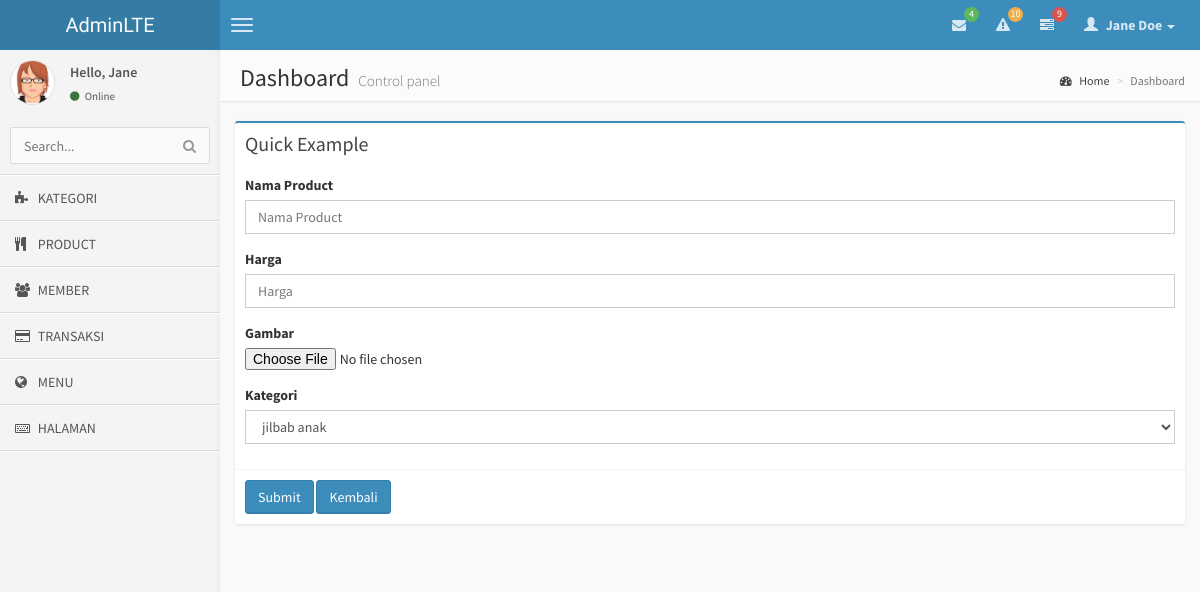
Page /index.php/admin/product/post on the committed database.
### tables this page shows
CREATE TABLE IF NOT EXISTS `tabel_menu_admin` (
`menu_id` int(11) NOT NULL,
  `nama_menu` varchar(100) NOT NULL,
  `icon` varchar(40) NOT NULL,
  `link` varchar(100) NOT NULL,
  `parent` int(11) NOT NULL
);

### application/libraries/Template.php (called while the page is built)
<?php if ( ! defined('BASEPATH')) exit('No direct script access allowed');
class Template {
		var $template_data = array();
		function set($name, $value)
		{
			$this->template_data[$name] = $value;
		}
		function load($template = '', $view = '' , $view_data = array(), $return = FALSE)
		{
			$this->CI =& get_instance();
			$this->set('contents', $this->CI->load->view($view, $view_data, TRUE));
			return $this->CI->load->view($template, $this->template_data, $return);
		}
}

### application/controllers/admin/Product.php (called while the page is built, shortened)
<?php
class product extends CI_Controller{
    function __construct() {
        $this->load->model(array('mod_product','mod_kategori'));
    }
        function post(){
        if(isset($_POST['submit'])){
            $config['upload_path']='./gambar_product/';
            $config['allowed_types']='jpg|png';
            $this->load->library('upload',$config);
            $this->upload->do_upload();
            $data=  $this->upload->data();
            $this->mod_product->simpan($data['file_name']);
            redirect('admin/product');
        }else{
            $data['kategori']=  $this->mod_kategori->select_all()->result();
            $this->template->load('templateadmin','admin/product/post',$data);
        }
    }
}

### index.php (called while the page is built, shortened)
<?php
require_once BASEPATH.'core/CodeIgniter.php';

### application/models/Mod_kategori.php (called while the page is built, shortened)
<?php
class mod_kategori extends ci_model{
    function select_all(){
        return $this->db->get('tabel_kategori');
    }
}

### application/views/admin/product/post.php (the view)
<link href="<?php echo base_url()?>template/AdminLTE/css/datatables/dataTables.bootstrap.css" rel="stylesheet" type="text/css" />
<link href="<?php echo base_url()?>template/AdminLTE/css/AdminLTE.css" rel="stylesheet" type="text/css" />
                    <div class="box box-primary">
                        <div class="box-header">
                            <h3 class="box-title">Quick Example</h3>
                        </div>
                        <?php
                        echo form_open_multipart('admin/product/post');
                        ?>
                        <form role="form">
                            <div class="box-body">
                                <div class="form-group">
                                    <label>Nama Product</label>
                                    <input type="text" class="form-control" placeholder="Nama Product" name="nama_product">
                                </div>
                                <div class="form-group">
                                    <label>Harga</label>
                                    <input type="text" class="form-control" placeholder="Harga" name="harga">
                                </div>
                                <div class="form-group">
                                    <label>Gambar</label>
                                    <input type="file" name="userfile">
                                </div>
                                 <div class="form-group">
                                    <label>Kategori</label>
                                    <select name="kategori" class="form-control">
                                        <?php
                                        foreach ($kategori as $k){
                                            echo "<option value='$k->kategori_id'>$k->nama_kategori</option>";
                                        }
                                        ?>
                                    </select>
                                </div>
                            </div>
                            <div class="box-footer">
                                <button type="submit" name="submit" class="btn btn-primary">Submit</button>
                                <?php
                                echo anchor('admin/product','Kembali',array('class'=>'btn btn-primary'));
                                ?>
                            </div>
                        </form>
                    </div>

### application/views/templateadmin.php (shortened to what this page needs)
<!DOCTYPE html>
<html>
    <head>
        <link href="<?php echo base_url()?>template/AdminLTE/css/bootstrap.min.css" rel="stylesheet" type="text/css" />
        <link href="<?php echo base_url()?>template/AdminLTE/css/font-awesome.min.css" rel="stylesheet" type="text/css" />
        <link href="<?php echo base_url()?>template/AdminLTE/css/ionicons.min.css" rel="stylesheet" type="text/css" />
    </head>
    <body class="skin-blue">
        <header class="header">
            <a href="index.html" class="logo">
                AdminLTE
            </a>
            <nav class="navbar navbar-static-top" role="navigation">
                <a href="#" class="navbar-btn sidebar-toggle" data-toggle="offcanvas" role="button">
                    <span class="icon-bar"></span>
                    <span class="icon-bar"></span>
                    <span class="icon-bar"></span>
                </a>
                <div class="navbar-right">
                    <ul class="nav navbar-nav">
                        <li class="dropdown messages-menu">
                            <a href="#" class="dropdown-toggle" data-toggle="dropdown">
                                <i class="fa fa-envelope"></i>
                                <span class="label label-success">4</span>
                            </a>
                        </li>
                        <li class="dropdown notifications-menu">
                            <a href="#" class="dropdown-toggle" data-toggle="dropdown">
                                <i class="fa fa-warning"></i>
                                <span class="label label-warning">10</span>
                            </a>
                        </li>
                        <li class="dropdown tasks-menu">
                            <a href="#" class="dropdown-toggle" data-toggle="dropdown">
                                <i class="fa fa-tasks"></i>
                                <span class="label label-danger">9</span>
                            </a>
                        </li>
                        <li class="dropdown user user-menu">
                            <a href="#" class="dropdown-toggle" data-toggle="dropdown">
                                <i class="glyphicon glyphicon-user"></i>
                                <span>Jane Doe <i class="caret"></i></span>
                            </a>
                        </li>
                    </ul>
                </div>
            </nav>
        </header>
        <div class="wrapper row-offcanvas row-offcanvas-left">
            <aside class="left-side sidebar-offcanvas">
                <section class="sidebar">
                    <div class="user-panel">
                        <div class="pull-left image">
                            <img src="<?php echo base_url()?>template/AdminLTE/img/avatar3.png" class="img-circle" alt="User Image" />
                        </div>
                        <div class="pull-left info">
                            <p>Hello, Jane</p>
                            <a href="#"><i class="fa fa-circle text-success"></i> Online</a>
                        </div>
                    </div>
                    <form action="#" method="get" class="sidebar-form">
                        <div class="input-group">
                            <input type="text" name="q" class="form-control" placeholder="Search..."/>
                            <span class="input-group-btn">
                                <button type='submit' name='search' id='search-btn' class="btn btn-flat"><i class="fa fa-search"></i></button>
                            </span>
                        </div>
                    </form>
                    <ul class="sidebar-menu">
                        <?php
                        $main=$this->db->get_where('tabel_menu_admin',array('parent'=>0))->result();
                        foreach ($main as $m ){
                            $sub=$this->db->get_where('tabel_menu_admin',array('parent'=>$m->menu_id));
                            if($sub->num_rows()>0){
                                echo "<li class='treeview'>";
                                echo anchor('#', '<i class="fa fa-dashboard"></i> '.strtoupper($m->nama_menu).' <i class="fa fa-angle-left pull-right"></i>');
                                echo "<ul class='treeview-menu'>";
                                foreach ($sub->result() as $s){
                                    echo '<li>'.anchor('admin/'.$s->link,' <i class="fa '.$s->icon.'"></i> '.strtoupper($s->nama_menu)).'</li>';
                                }
                                echo "</ul>";
                                echo "</li>";
                            }else{
                                echo '<li>'.anchor('admin/'.$m->link,' <i class="fa '.$m->icon.'"></i> '.strtoupper($m->nama_menu)).'</li>';
                            }
                        }?>
                    </ul>
                </section>
            </aside>
            <aside class="right-side">
                <section class="content-header">
                    <h1>
                        Dashboard
                        <small>Control panel</small>
                    </h1>
                    <ol class="breadcrumb">
                        <li><a href="#"><i class="fa fa-dashboard"></i> Home</a></li>
                        <li class="active">Dashboard</li>
                    </ol>
                </section>
                <section class="content">
                    <?php echo $contents ;?>
                </section>
            </aside>
        </div>
    </body>
</html>

### rows in the picture
tabel_menu_admin: link+icon+nama_menu "KATEGORI"
tabel_menu_admin: link+icon+nama_menu "PRODUCT"
tabel_menu_admin: link+icon+nama_menu "MEMBER"
tabel_menu_admin: link+icon+nama_menu "TRANSAKSI"
tabel_menu_admin: link+icon+nama_menu "MENU"
tabel_menu_admin: link+icon+nama_menu "HALAMAN"

### other values in the picture
anchor('admin/product','Kembali',array('class'=>'btn btn-primary')) "Kembali"
form field kategori "jilbab anak"
